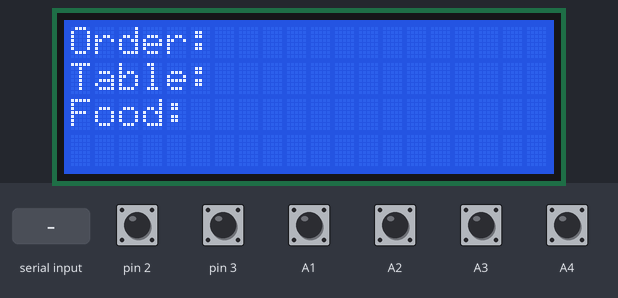
Bench run of a sketch on a simulated Arduino Uno, built with avr-gcc and run on an emulated ATmega328P. On the bench: 20×4 character LCD. The inputs (shaded band) are chosen by the test bench; at power-on: A1–4, pin 2, pin 3 HIGH. No radio packets arrive unless stated; what the sketch prints to the serial monitor is not drawn.

Above: at 1.3 s.
1.4 s: "1" received over the second serial link
At 3.5 s:
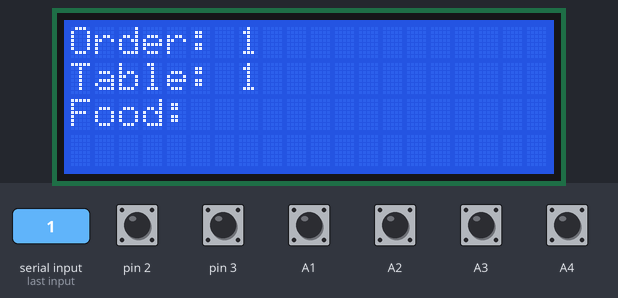
3.8 s: A4 pulled LOW for 0.15 s
At 5.5 s:
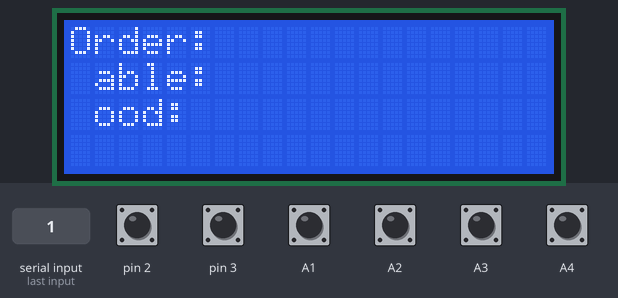
6.3 s: "0" received over the second serial link
At 8.4 s:
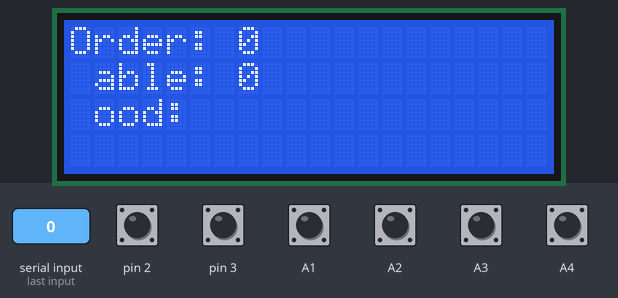
8.8 s: A4 pulled LOW for 1 s
At 10.5 s:
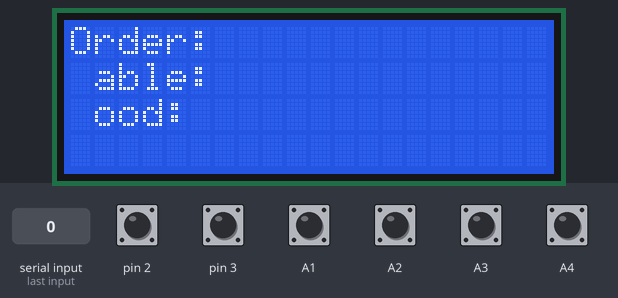
Timing chart, 0 to 12.0 s (numbered marks = the images above; inputs shaded):
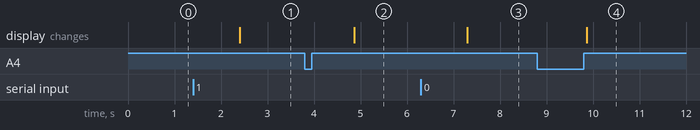

The sketch:

Serving_Robot_TX.ino
```cpp
/*
 Author: Vikrant_Gupta
 Email: vikrantgupta95@gmail.com
 LinkedIn: https://www.linkedin.com/in/vikrantgupta95/
 GitHub: https://github.com/vikrantgupta95

 Description:
 This code serves as a transmitter for a serving robot system. It sends orders wirelessly using the VirtualWire
 library to a receiving unit. The orders are displayed on an LCD screen and sent via Bluetooth to a remote device.

 Last updated: 18-04-2024
*/

#include <SoftwareSerial.h>
#include <LiquidCrystal.h>
#include <VirtualWire.h>

LiquidCrystal lcd(7, 8, 9, 10, 11, 6);
SoftwareSerial blue(4, 5); // RX, TX

String bt;
String f;

void setup() {
  // Initialize the IO and ISR
  vw_setup(2000); // Bits per sec
  lcd.begin(20, 4);
  lcd.setCursor(0, 0);
  lcd.print("Order:");
  Serial.begin(9600);
  lcd.setCursor(0, 1);
  lcd.print("Table:");
  lcd.setCursor(0, 2);
  lcd.print("Food:");
  Serial.println("Serving Robot System");

  pinMode(2, INPUT);
  digitalWrite(2, HIGH);
  pinMode(3, INPUT);
  digitalWrite(3, HIGH);
  pinMode(A1, INPUT);
  digitalWrite(A1, HIGH);
  pinMode(A2, INPUT);
  digitalWrite(A2, HIGH);
  pinMode(A3, INPUT);
  digitalWrite(A3, HIGH);
  pinMode(A4, INPUT);
  digitalWrite(A4, HIGH);

  // Set the data rate for the SoftwareSerial port
  blue.begin(9600);
  blue.println("Place your order:");
  blue.println("Item Code  Item");
  blue.println("F1        Tea");
  blue.println("F2        Coffee");
  blue.println("F3        Pastry");
  blue.println("F4        Patty");
}

void loop() {
  if (blue.available()) {
    if (digitalRead(A3) == 0) {
      send("A");
    }
    if (digitalRead(A2) == 0) {
      send("B");
    }
    if (digitalRead(A1) == 0) {
      send("C");
    }
    if (digitalRead(3) == 0) {
      send("D");
    }
    if (digitalRead(2) == 0) {
      delay(1000);
      blue.println("Place your order:");
      blue.println("Item Code  Item");
      blue.println("F1        Tea");
      blue.println("F2        Coffee");
      blue.println("F3        Pastry");
      blue.println("F4        Patty");
    }
    if (digitalRead(A4) == 0) {
      delay(1000);
      blue.println("Thank You! Order placed, kindly wait and disconnect device ");
      lcd.setCursor(7, 0);
      lcd.print("              ");
      lcd.setCursor(7, 1);
      lcd.print("              ");
      lcd.setCursor(7, 2);
      lcd.print("              ");
    }

    bt = blue.readString();
    lcd.setCursor(7, 0);
    lcd.print(bt);
    Serial.println(bt);
    lcd.setCursor(7, 1);
    lcd.write(bt[0]);
    lcd.write(bt[1]);
    lcd.setCursor(7, 2);
    f = bt.substring(2);
    lcd.print(f);
  }

  if (digitalRead(2) == 0) {
    delay(1000);
    blue.println("Place your order:");
    blue.println("Item Code  Item");
    blue.println("F1        Tea");
    blue.println("F2        Coffee");
    blue.println("F3        Pastry");
    blue.println("F4        Patty");
  }
  if (digitalRead(A4) == 0) {
    delay(1000);
    blue.println("Thank You! Order placed, kindly wait and disconnect device ");
    lcd.setCursor(7, 0);
    lcd.print("              ");
    lcd.setCursor(7, 1);
    lcd.print("              ");
    lcd.setCursor(7, 2);
    lcd.print("              ");
  }

  if (digitalRead(A3) == 0) {
    send("A");
  }
  if (digitalRead(A2) == 0) {
    send("B");
  }
  if (digitalRead(A1) == 0) {
    send("C");
  }
  if (digitalRead(3) == 0) {
    send("D");
  }
}

void send(char *message) {
  vw_send((uint8_t *)message, strlen(message));
  vw_wait_tx(); // Wait until the whole message is gone
}
```

Measured:
- after the input at 1.4 s, the display: changes after 1.0 s (image 1)
- after the input at 3.8 s, the display: changes after 1.1 s (image 2)
- after the input at 6.3 s, the display: changes after 1.0 s (image 3)
- after the input at 8.8 s, the display: changes after 1.1 s (image 4)
